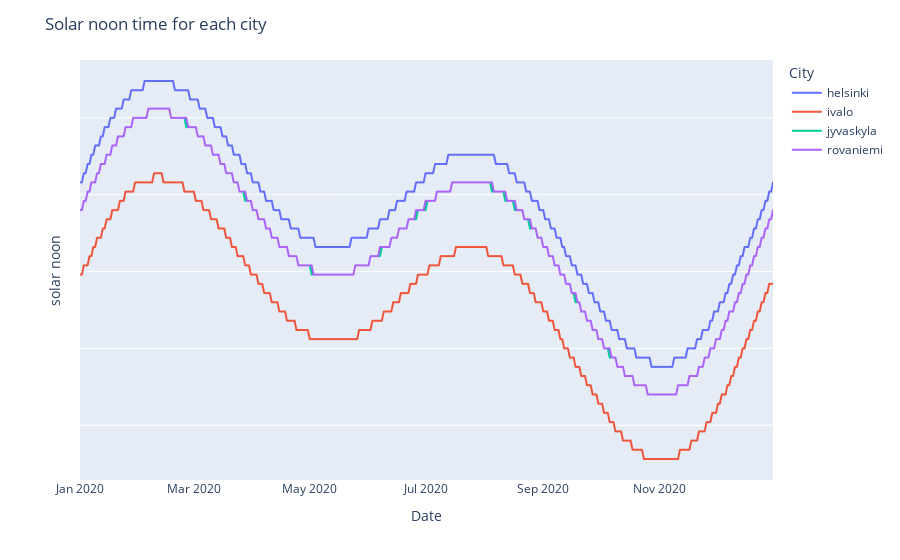

Notebook cell for this chart:
### Code cell
fig = px.line(a, x="Date", y = "solar noon", color ="City")

fig.update_layout(title="Solar noon time for each city")
fig.update_yaxes(showticklabels=False)
fig.update_xaxes(showgrid=False)
fig.show()

### Figure 1 — Plotly figure (JSON) as saved in the notebook; plotly's stock layout.template omitted (floating-point values rounded to 4 significant figures; data arrays with more than 128 entries replaced by an {"elided": "..."} marker saying what was removed)
{"data": [{"hovertemplate": "City=helsinki<br>Date=%{x}<br>solar noon=%{y}<extra></extra>", "legendgroup": "helsinki", "line": {"color": "#636efa", "dash": "solid"}, "mode": "lines", "name": "helsinki", "showlegend": true, "type": "scattergl", "x": {"elided": "366 str values"}, "xaxis": "x", "y": {"elided": "366 int values"}, "yaxis": "y"}, {"hovertemplate": "City=ivalo<br>Date=%{x}<br>solar noon=%{y}<extra></extra>", "legendgroup": "ivalo", "line": {"color": "#EF553B", "dash": "solid"}, "mode": "lines", "name": "ivalo", "showlegend": true, "type": "scattergl", "x": {"elided": "366 str values"}, "xaxis": "x", "y": {"elided": "366 int values"}, "yaxis": "y"}, {"hovertemplate": "City=jyvaskyla<br>Date=%{x}<br>solar noon=%{y}<extra></extra>", "legendgroup": "jyvaskyla", "line": {"color": "#00cc96", "dash": "solid"}, "mode": "lines", "name": "jyvaskyla", "showlegend": true, "type": "scattergl", "x": {"elided": "366 str values"}, "xaxis": "x", "y": {"elided": "366 int values"}, "yaxis": "y"}, {"hovertemplate": "City=rovaniemi<br>Date=%{x}<br>solar noon=%{y}<extra></extra>", "legendgroup": "rovaniemi", "line": {"color": "#ab63fa", "dash": "solid"}, "mode": "lines", "name": "rovaniemi", "showlegend": true, "type": "scattergl", "x": {"elided": "366 str values"}, "xaxis": "x", "y": {"elided": "366 int values"}, "yaxis": "y"}], "layout": {"legend": {"title": {"text": "City"}, "tracegroupgap": 0}, "margin": {"t": 60}, "title": {"text": "Solar noon time for each city"}, "xaxis": {"anchor": "y", "domain": [0, 1], "showgrid": false, "title": {"text": "Date"}}, "yaxis": {"anchor": "x", "domain": [0, 1], "showticklabels": false, "title": {"text": "solar noon"}}}}
